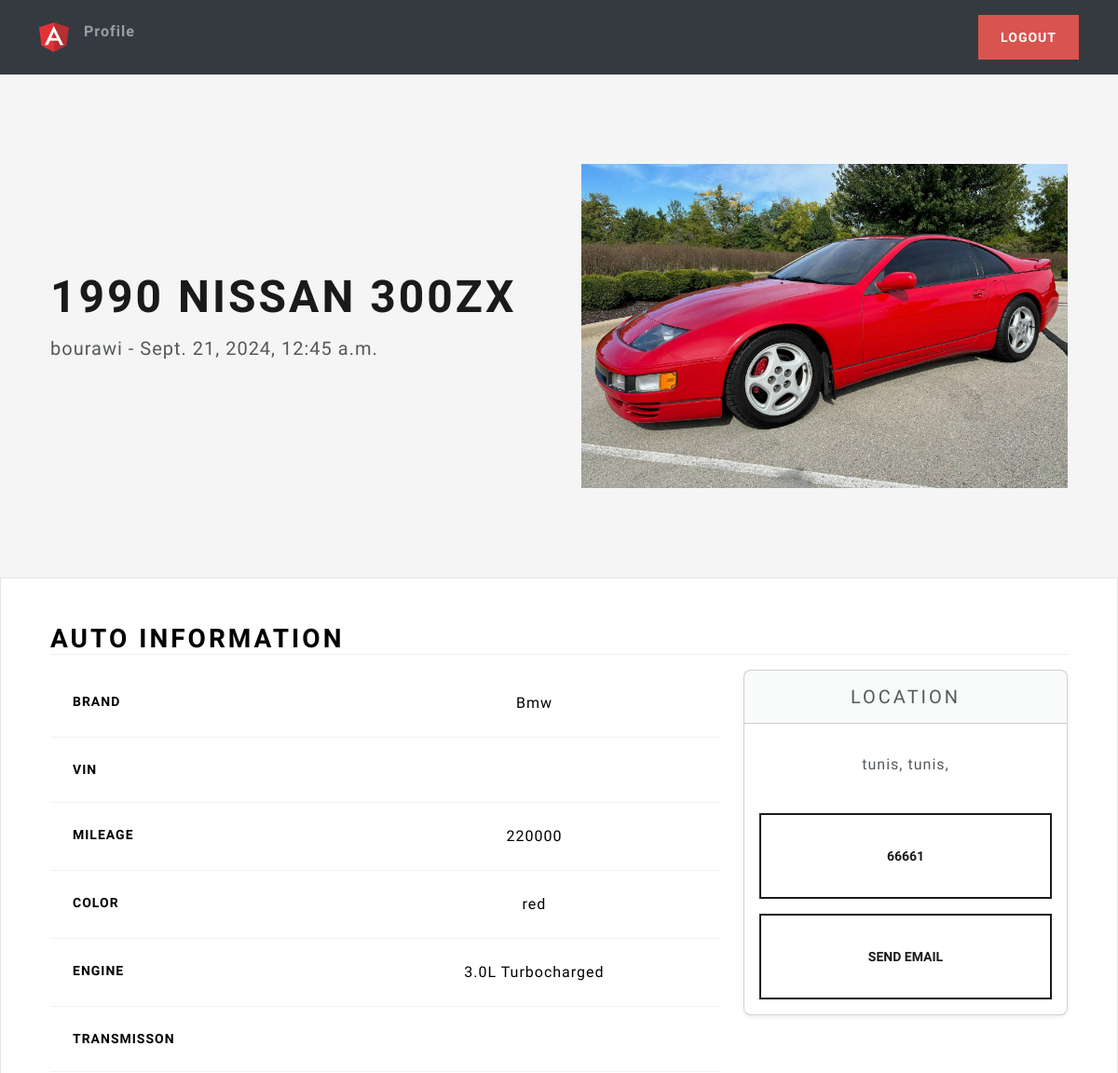
Before: /listing/cdf343e2-91cc-4192-a416-4afedbfbc9b4/ (signed in, upper part) with the older database file.
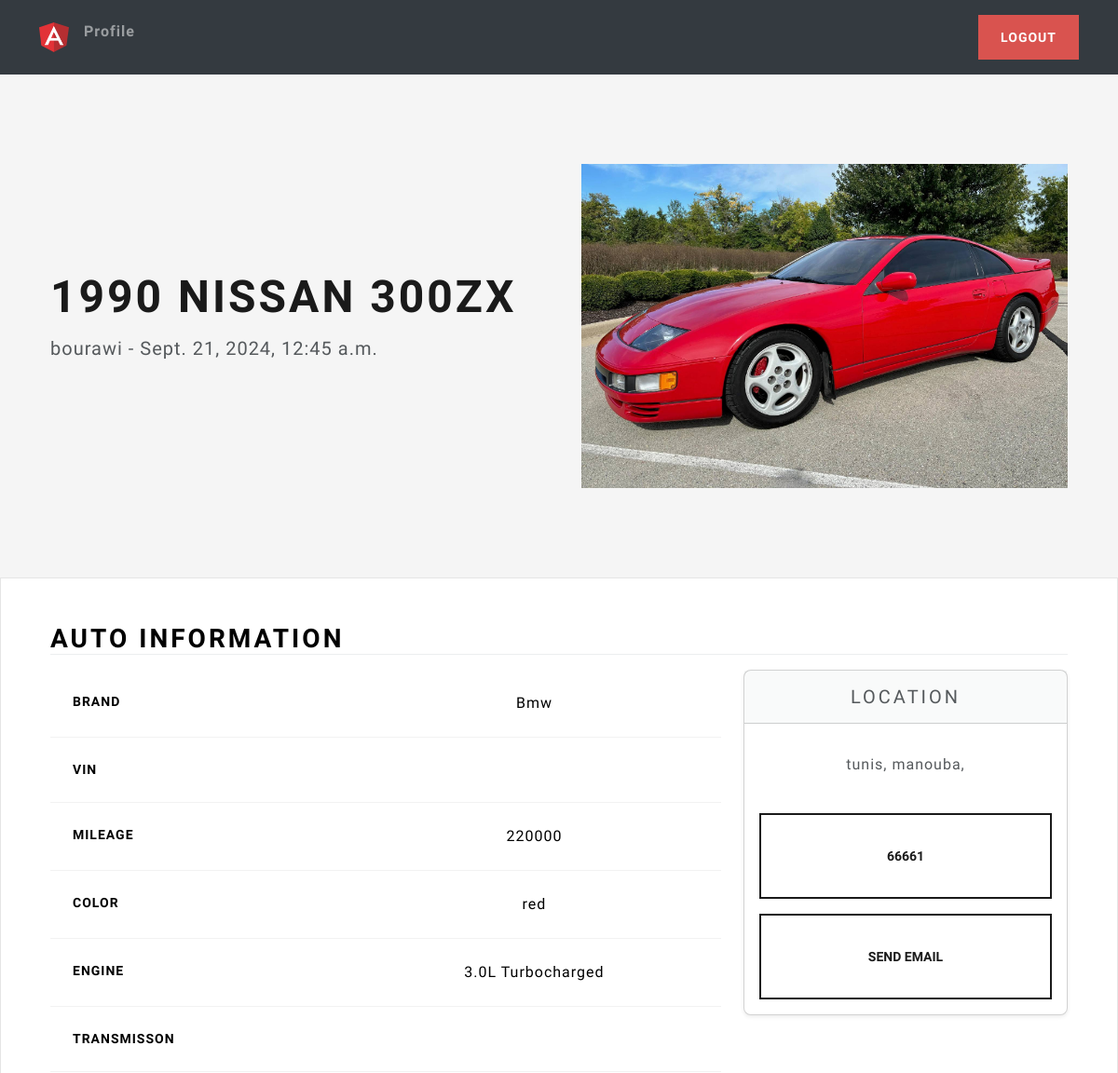
After: the same page with the newer database file.
### main/models.py (models this page shows, shortened)
class Listing(models.Model):
    id = models.UUIDField(primary_key=True, default=uuid.uuid4, unique=True, editable=False)
    created_at = models.DateTimeField(auto_now_add=True)
    updated_at = models.DateTimeField(auto_now=True)
    seller = models.ForeignKey(Profile, on_delete=models.CASCADE)
    brand = models.CharField(max_length=24,choices=CARS_BRANDS,default=None)
    model = models.CharField(max_length=17)
    vin= models.CharField(max_length=17)
    mileage = models.IntegerField(default=0)
    color = models.CharField(max_length=17)
    description = models.TextField()
    engine = models.CharField(max_length=17)
    transmission = models.CharField(max_length=17, choices = TRANSMISSION_OPTIONS, default=None)
    location = models.OneToOneField(Location,on_delete=models.SET_NULL,null=True)
    image = models.ImageField(upload_to=user_listing_path)

### users/models.py (models this page shows, shortened)
class Profile(models.Model):
    user = models.OneToOneField(User, on_delete=models.CASCADE)
    photo = models.ImageField(upload_to=user_directory_path, null=True)
    bio = models.CharField(max_length=140, blank=True)
    phone_number = models.CharField(max_length=12, blank=True)
    location = models.OneToOneField(
        Location, on_delete=models.SET_NULL, null=True)

class Location(models.Model):
    address_1 = models.CharField(max_length=128, blank=True)
    address_2 = models.CharField(max_length=128, blank=True)
    city = models.CharField(max_length=84)
    state = models.CharField(max_length=20, choices=GOVERNORATE_CHOICES, default='sfax')

### main/views.py (the view)
# urls.py: path('listing/<str:id>/', listing_view, name='listing'),
@login_required
def listing_view(request, id):
    try :
        listing = Listing.objects.get(id=id)
        if listing is None :
            raise Exception
        return render(request, 'views/lisitng.html', {'listing' : listing})
    except Exception as e :
        messages.error(request,f'invalid uid {id} was provided for listings')
        return redirect('home')

### main/templates/views/lisitng.html (shortened to what this page needs)
{% extends 'base/base.html' %}
{% load static%}
{% block 'body' %}
<main>
    <section class="container col-xxl-8 px-4 py-5" style="border:2px">
        <div class="row flex-lg-row-reverse align-items-center g-5 py-5">
            <div class="col-10 col-sm-8 col-lg-6">
                <img src="{{ listing.image.url }}" class="d-block mx-lg-auto img-fluid" width="1920" height="1080"
                    loading="lazy">
            </div>
            <div class="col-lg-6">
                <h1 class="display-5 fw-bold lh-1 mb-3">{{ listing.model }}</h1>
                <p class="lead">{{ listing.seller.user.username }} - {{ listing.updated_at }}</p>
            </div>
        </div>
    </section>
    <div class="bg-light">
        <div class="container px-4 py-5">
            <h2 class="mb-3 border-bottom" style="color: black">Auto Information</h2>
            <div class="row row-cols-1 row-cols-md-3 mb-3 text-center">
                <div class="col-lg-8">
                    <div class="table-responsive">
                        <table class="table text-center">
                            <tbody>
                                <tr>
                                    <th scope="row" class="text-start">Brand</th>
                                    <td> {{listing.brand|capfirst }}</td>
                                </tr>
                                <tr>
                                    <th scope="row" class="text-start">Vin</th>
                                    <td> {{listing.vin }}</td>
                                </tr>
                                <tr>
                                    <th scope="row" class="text-start">Mileage</th>
                                    <td> {{listing.mileage }}</td>
                                </tr>
                                <tr>
                                    <th scope="row" class="text-start">Color</th>
                                    <td> {{listing.color }}</td>
                                </tr>
                                <tr>
                                    <th scope="row" class="text-start">Engine</th>
                                    <td> {{listing.engine }}</td>
                                </tr>
                                <tr>
                                    <th scope="row" class="text-start">Transmisson</th>
                                    <td> {{listing.transmisson|capfirst }}</td>
                                </tr>
                            </tbody>
                        </table>
                    </div>
                </div>
                <div class="col-lg-4">
                    <div class="card mb-4 rounded-3 shadow-sm">
                        <div class="card-header py-3">
                            <h4 class="my-0 fw-normal">Location</h4>
                        </div>
                        <div class="card-body">
                            <ul class="list-unstyled mt-3 mb-4">
                                <li>{{ listing.location.city }}, {{ listing.location.state }},
                                    {{listing.location.zip_code }} </li>
                            </ul>
                            <button
                                class="w-100 btn btn-lg btn-outline-primary my-3">{{listing.seller.phone_number}}</button>
                            <button id="sendEmail" class="w-100 btn btn-lg btn-outline-primary">Send Email</button>
                        </div>
                    </div>
                </div>
            </div>
        </div>
    </div>
</main>
{% endblock %}

### main/templates/base/base.html (shortened to what this page needs)
{% load static %}
<!DOCTYPE html>
<html lang="en">
<head>
    <link rel="stylesheet" href="{% static 'css/bootstrap.min.css' %}" >
    <link rel="stylesheet" href="{% static 'css/style.css' %}" >
</head>
<body>
    {% block 'header' %}
    <header class="p-3 bg-dark text-white w-100 nav-masthead" >
        <div class="container">
            <div class="d-flex flex-wrap align-items-center justify-content">
                <a href="{% url 'home' %}" class="d-flex align-items-center mb-2 mb-lg-0 text-white text-decoration-none">
                        <img class="bi me-2" width="32" height="32" src="{% static 'images/logo.png' %}" aria-label="Bootstrap" alt="">
                </a>
                {% if request.user.is_authenticated %}
                <ul class="nav col-12 col-lg-auto me-lg-auto mb-2 justify-content-center">
                    <li>
                        <a href="{% url 'profile' %}" class="nav-link px-2">Profile</a>
                    </li>
                </ul>
                <div class="text-end">
                    <a type="button" href="{% url 'logout' %}" class="btn btn-danger">LOGOUT</a>
                </div>
                {% endif %}
            </div>
        </div>
    </header>
    {%endblock %}
    {% block 'body' %}
    {% endblock %}
</body>
</html>

### main/static/css/style.css (style rules this page uses)
html, body { height: 100%; }
body { align-items: center; padding-bottom: 40px; background-color: #f5f5f5; }
.h2, h2 { color: white; }
.nav-masthead .nav-link { padding: .25rem 0; font-weight: 700; color: rgba(255, 255, 255, .5); background-color: transparent; border-bottom: .25rem solid transparent; }

Changed rows visible on the page:
changed through a linked row, Listing "Bmw": location.state "tunis" → "manouba"
